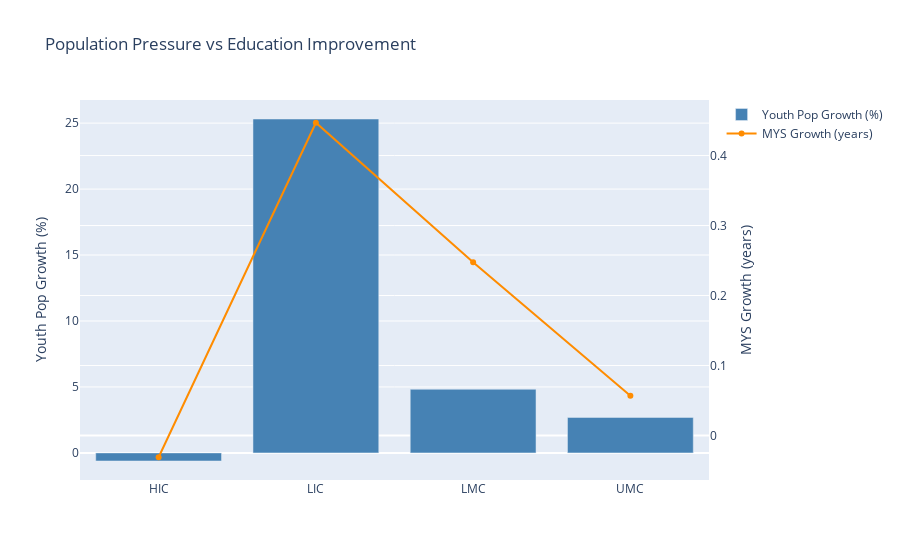

Notebook source saved alongside this figure:
### Code cell
fig = go.Figure()

fig.add_trace(go.Bar(
    x=final["income_group"],
    y=final["youth_pop_growth_pct"],
    name="Youth Pop Growth (%)",
    marker_color="steelblue"
))

fig.add_trace(go.Scatter(
    x=final["income_group"],
    y=final["mys_growth"],
    name="MYS Growth (years)",
    mode="lines+markers",
    marker_color="darkorange",
    yaxis="y2"
))

fig.update_layout(
    title="Population Pressure vs Education Improvement",
    yaxis=dict(title="Youth Pop Growth (%)"),
    yaxis2=dict(title="MYS Growth (years)", overlaying="y", side="right")
)

fig.show()

### Figure 1 — Plotly figure (JSON) as saved in the notebook; plotly's stock layout.template omitted (floating-point values rounded to 4 significant figures)
{"data": [{"marker": {"color": "steelblue"}, "name": "Youth Pop Growth (%)", "type": "bar", "x": ["HIC", "LIC", "LMC", "UMC"], "y": [-0.6128, 25.31, 4.825, 2.691]}, {"marker": {"color": "darkorange"}, "mode": "lines+markers", "name": "MYS Growth (years)", "type": "scatter", "x": ["HIC", "LIC", "LMC", "UMC"], "y": [-0.03112, 0.4469, 0.2475, 0.05667], "yaxis": "y2"}], "layout": {"title": {"text": "Population Pressure vs Education Improvement"}, "yaxis": {"title": {"text": "Youth Pop Growth (%)"}}, "yaxis2": {"overlaying": "y", "side": "right", "title": {"text": "MYS Growth (years)"}}}}
